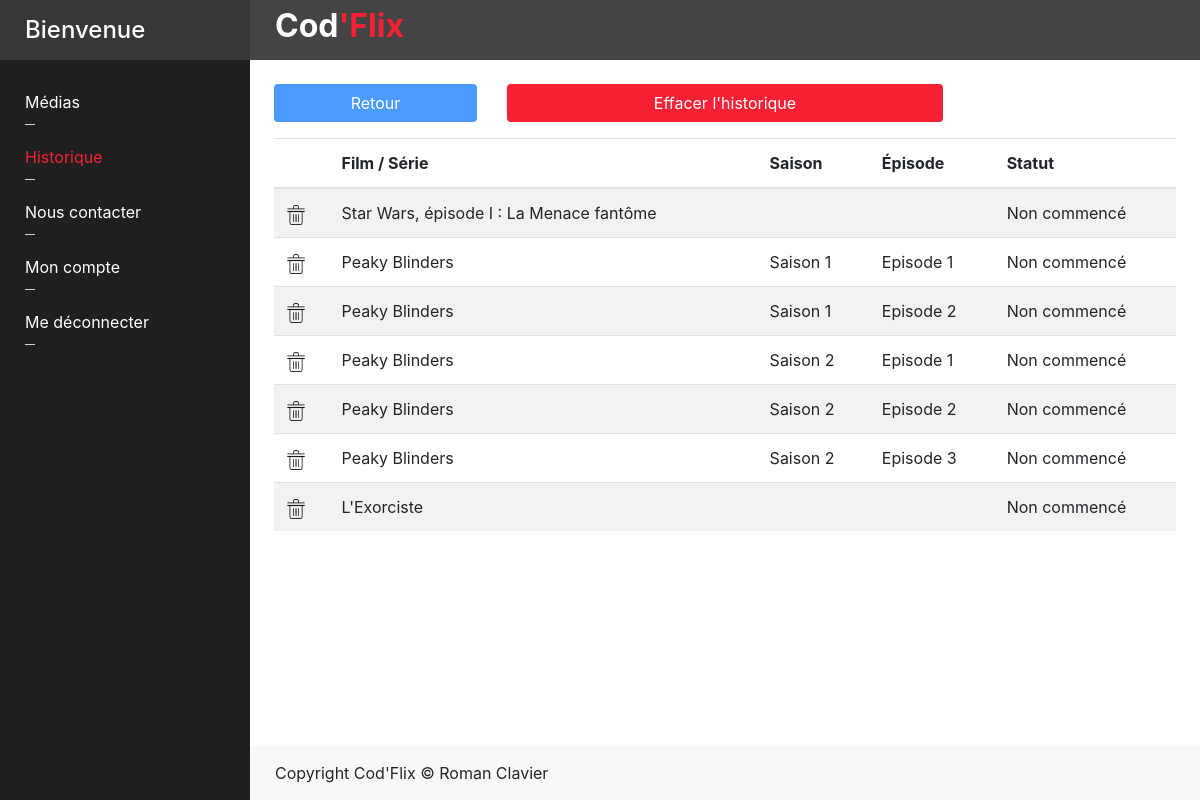
Screenshot of /index.php?action=history (signed in) with the database file from the repository.
### tables this page shows
CREATE TABLE `media` (
  `id` int(11) NOT NULL,
  `genre_id` int(11) NOT NULL,
  `title` varchar(100) NOT NULL,
  `type` varchar(20) NOT NULL,
  `status` varchar(20) NOT NULL,
  `duration` time DEFAULT NULL,
  `release_date` date NOT NULL,
  `summary` longtext NOT NULL,
  `trailer_url` varchar(100) NOT NULL
);

CREATE TABLE `series` (
  `id` int(11) NOT NULL,
  `serie_id` int(11) NOT NULL,
  `saison` int(11) NOT NULL,
  `episode` int(11) NOT NULL,
  `name` varchar(254) NOT NULL,
  `summary` longtext NOT NULL,
  `duration` time NOT NULL,
  `url` varchar(100) NOT NULL
);

### model/history.php (called while the page is built, shortened)
<?php
class History
{
    public static function getHistoryByUserId($userId) : array
    {
        $db = init_db();
        $sql = "SELECT * FROM history WHERE user_id = " . $userId . " ORDER BY lastTimeOpened DESC";
        $req = $db->prepare($sql);
        $req->execute();
        return $req->fetchAll();
    }
}

### model/media.php (called while the page is built, shortened)
<?php
class Media
{
    public static function getMediaById($id)
    {
        $db = init_db();
        $sql = "SELECT * FROM media WHERE id = " . $id;
        $req = $db->prepare($sql);
        $req->execute();
        return $req->fetch();
    }
    public static function getEpisodeById($episode_id)
    {
        $db = init_db();
        $sql = "SELECT * FROM series WHERE id = " . $episode_id;
        $req = $db->prepare($sql);
        $req->execute();
        return $req->fetch();
    }
}

### view/historyView.php (the view, shortened to what this page needs)
<div>
    <div class="form-group">
        <div class="row">
            <div class="col-md-3">
                <a href="index.php?action=media" class="btn btn-block bg-blue"><span style="color: white">Retour</span></a>
            </div>
            <div class="col-md-6">
                <a class="btn btn-block bg-red"
                    <?php
                        echo "href='index.php?action=history&deleteall=" . $_SESSION["user_id"] . "'";
                    ?>
                >
                    <span style="color: white">Effacer l'historique</span>
                </a>
            </div>
        </div>
    </div>
    <table class="table table-striped">
        <thead>
            <tr>
                <th></th>
                <th>Film / Série</th>
                <th>Saison</th>
                <th>Épisode</th>
                <th>Statut</th>
            </tr>
        </thead>
        <tbody>
        <?php
            if (sizeof($history) === 0) {
                echo "<tr>";
                    echo "<td>" . null . "</td>";
                    echo "<td>Votre historique est vide</td>";
                    echo "<td>" . null . "</td>";
                    echo "<td>" . null . "</td>";
                    echo "<td>" . null . "</td>";
                echo "</tr>";
            } else {
                foreach ($history as $key => $media) {
                    $title = $media["title"];
                    $saison = null;
                    $episode = null;
                    $started = $watchDurations[$key] == 0 ? "Non commencé" :
                        ($watchDurations[$key] >= $media["duration"] ? "Terminé" : "En cours");
                    if ($media["type"] === "Série") {
                        $serie_episode = Media::getEpisodeById($episodesIds[$key]);
                        $saison = "Saison " . $serie_episode["saison"];
                        $episode = "Episode " . $serie_episode["episode"];
                    }
                    echo "<tr>";
                        echo "<td>";
                            echo "<a href=index.php?action=history&delete=" . $historySql[$key]["id"] . ">";
                                echo "<img src='public/img/trash_icon.png' class='history-trash-icon'/>";
                            echo "</a>";
                        echo "</td>";
                        echo "<td>$title </td>";
                        echo "<td>$saison </td>";
                        echo "<td>$episode</td>";
                        echo "<td>$started</td>";
                    echo "</tr>";
                }
            }
        ?>
        </tbody>
    </table>
</div>
<?php $content = ob_get_clean(); ?>
<?php require('dashboard.php'); ?>

### index.php (shortened to what this page needs)
<?php
require_once('controller/historyController.php');
if (isset($_GET['action'])):
    switch ($_GET['action']):
        case 'history':
            historyPage();
            break;
    endswitch;
endif;

### controller/historyController.php
<?php
require_once('model/history.php');
function historyPage()
{
    $user = new stdClass();
    $user->id = isset($_SESSION['user_id']) ? $_SESSION['user_id'] : false;
    if (!$user->id):
        require('view/homeView.php');
    else:
        if (isset($_GET["delete"]))
        {
            History::deleteHistoryByIdAndUserId($_GET["delete"], $_SESSION["user_id"]);
            header('location: index.php?action=history ');
        }
        else if (isset($_GET["deleteall"]))
        {
            History::deleteHistoriesByUserId($_SESSION["user_id"]);
            header('location: index.php?action=history ');
        }
        else {
            $historySql = History::getHistoryByUserId($_SESSION["user_id"]);
            $history = array();
            $episodesIds = array();
            $watchDurations = array();
            foreach ( $historySql as $key => $value) {
                array_push($history, Media::getMediaById($value["media_id"]));
                array_push($episodesIds, $value["episode_id"]);
                array_push($watchDurations, $value["watch_duration"]);
            }
            require('view/historyView.php');
        }
    endif;
}

### view/dashboard.php (shortened to what this page needs)
<!DOCTYPE html>
<html>
    <head>
        <link href="public/lib/bootstrap/css/bootstrap.min.css" rel="stylesheet"/>
        <link href="public/lib/font-awesome/css/all.min.css" rel="stylesheet"/>
        <link href="public/css/partials/partials.css" rel="stylesheet"/>
        <link href="public/css/layout/layout.css" rel="stylesheet"/>
    </head>
    <body>
        <div class="wrapper d-flex align-items-stretch">
            <nav id="sidebar">
                <h2 class="title">Bienvenue</h2>
                <div class="sidebar-menu">
                    <ul>
                        <?php
                        if (isset($_SESSION["user_id"])) {
                            if (isset($_GET["action"]) && $_GET["action"] === "media") {
                                echo "<li class=\"active\"><a href=\"index.php?action=media\">Médias</a></li>";
                            } else {
                                echo "<li><a href=\"index.php?action=media\">Médias</a></li>";
                            }
                            if (isset($_GET["action"]) && $_GET["action"] === "history") {
                                echo "<li class=\"active\"><a href=\"index.php?action=history\">Historique</a></li>";
                            } else {
                                echo "<li><a href=\"index.php?action=history\">Historique</a></li>";
                            }
                            if (isset($_GET["action"]) && $_GET["action"] === "contactus") {
                                echo "<li class=\"active\"><a href=\"index.php?action=contactus\">Nous contacter</a></li>";
                            } else {
                                echo "<li><a href=\"index.php?action=contactus\">Nous contacter</a></li>";
                            }
                            if (isset($_GET["action"]) && $_GET["action"] === "myaccount") {
                                echo "<li class=\"active\"><a href=\"index.php?action=myaccount\">Mon compte</a></li>";
                            } else {
                                echo "<li><a href=\"index.php?action=myaccount\">Mon compte</a></li>";
                            }
                            echo "<li><a href=\"index.php?action=logout\">Me déconnecter</a></li>";
                        }
                        ?>
                    </ul>
                </div>
            </nav>
            <div id="content">
                <div class="header">
                    <h2 class="title">Cod<span>'Flix</span></h2>
                </div>
                <div class="content p-4">
                    <?= $content; ?>
                </div>
                <footer>Copyright Cod'Flix © Roman Clavier</footer>
            </div>
        </div>
    </body>
</html>

### public/css/partials/variables.css (style rules this page uses)
:root { --color-red: #f72035; --color-blue: #4b9bff; --color-gray: #b3b3b3; }

### public/css/layout/main/structure.css (style rules this page uses)
.bg-red { background-color: var(--color-red) !important; }
.bg-blue { background-color: var(--color-blue) !important; }
.wrapper { width: 100%; min-height: 100vh; }
#content { position: relative; flex-basis: 100%; }

### public/css/layout/main/footer.css (style rules this page uses)
footer { position: absolute; bottom: 0; width: 100%; background: #f8f8f8; padding: 15px 25px; }

### public/css/layout/main/menu.css (style rules this page uses)
#sidebar { min-width: 250px; max-width: 250px; background: #1f1f1f; color: var(--color-red); -webkit-transition: all 0.3s; -o-transition: all 0.3s; transition: all 0.3s; position: relative; flex-basis: 250px; }
#sidebar .sidebar-menu { padding: 0 25px 25px 25px; }
#sidebar .title { margin-bottom: 20px; font-weight: 500; color: #fff; background: #373737; padding: 10px 25px; height: 60px; font-size: 1.5rem; line-height: 40px; }
#sidebar ul { padding: 0; list-style-type: none; }
#sidebar ul li { font-size: 16px; }
#sidebar ul li a { padding: 10px 0; display: block; color: #fff; }
#sidebar ul li a:after { content: ""; display: block; width: 10px; border-bottom: 1px solid rgba(255, 255, 255, 0.8); margin-top: 10px; }
#sidebar ul li.active > a { background: transparent; color: var(--color-red); }
#content .header { background: #454444; padding: 10px 25px; height: 60px; display: flex; align-items: center; justify-content: space-between; }
#content .header .title { font-weight: 700; color: #fff; }
#content .header .title span { color: var(--color-red); }

### public/css/layout/pages/history.css (style rules this page uses)
.history-trash-icon { width: 20px; }

### rows the page displays
media: title "Star Wars, épisode I : La Menace fantôme", started "Non commencé"
media: title "Peaky Blinders", series.saison "Saison 1", series.episode "Episode 1", started "Non commencé", series.episode "Episode 2", series.saison "Saison 2", series.episode "Episode 3"
media: title "L'Exorciste", started "Non commencé"
